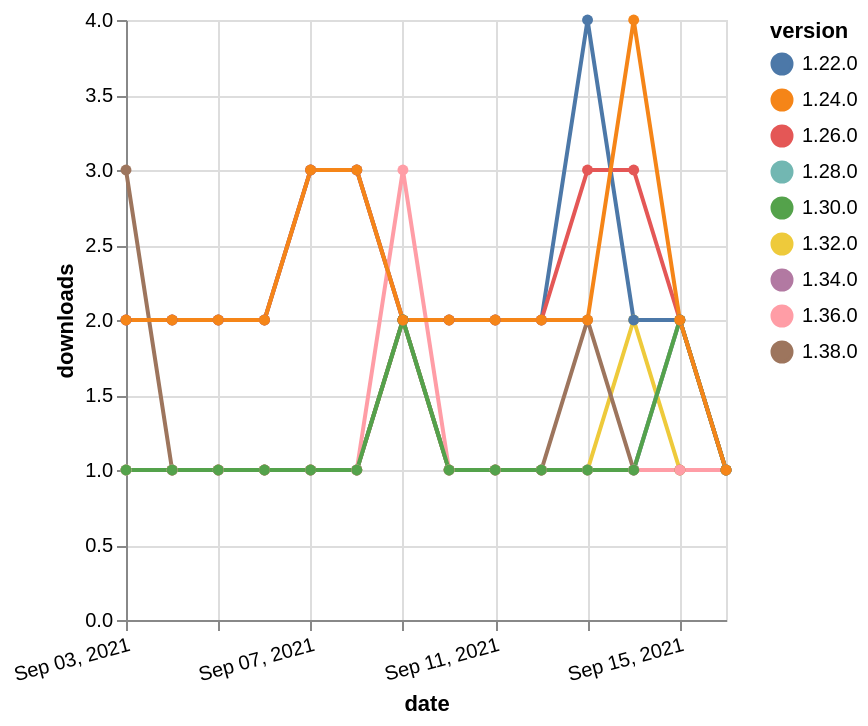

Express this chart as Vega-Lite.
### Vega-Lite specification from a JSON file in a GitHub repository (floating-point values rounded to 4 significant figures)
{"$schema": "https://vega.github.io/schema/vega-lite/v5.json", "description": "A simple bar chart with embedded data.", "data": {"values": [{"date": "2021-09-03", "total": 159, "delta": 1, "version": "1.34.0"}, {"date": "2021-09-04", "total": 160, "delta": 1, "version": "1.34.0"}, {"date": "2021-09-05", "total": 161, "delta": 1, "version": "1.34.0"}, {"date": "2021-09-06", "total": 162, "delta": 1, "version": "1.34.0"}, {"date": "2021-09-07", "total": 163, "delta": 1, "version": "1.34.0"}, {"date": "2021-09-08", "total": 164, "delta": 1, "version": "1.34.0"}, {"date": "2021-09-09", "total": 166, "delta": 2, "version": "1.34.0"}, {"date": "2021-09-10", "total": 167, "delta": 1, "version": "1.34.0"}, {"date": "2021-09-11", "total": 168, "delta": 1, "version": "1.34.0"}, {"date": "2021-09-12", "total": 169, "delta": 1, "version": "1.34.0"}, {"date": "2021-09-13", "total": 170, "delta": 1, "version": "1.34.0"}, {"date": "2021-09-14", "total": 171, "delta": 1, "version": "1.34.0"}, {"date": "2021-09-15", "total": 173, "delta": 2, "version": "1.34.0"}, {"date": "2021-09-16", "total": 174, "delta": 1, "version": "1.34.0"}, {"date": "2021-09-03", "total": 185, "delta": 1, "version": "1.32.0"}, {"date": "2021-09-04", "total": 186, "delta": 1, "version": "1.32.0"}, {"date": "2021-09-05", "total": 187, "delta": 1, "version": "1.32.0"}, {"date": "2021-09-06", "total": 188, "delta": 1, "version": "1.32.0"}, {"date": "2021-09-07", "total": 189, "delta": 1, "version": "1.32.0"}, {"date": "2021-09-08", "total": 190, "delta": 1, "version": "1.32.0"}, {"date": "2021-09-09", "total": 192, "delta": 2, "version": "1.32.0"}, {"date": "2021-09-10", "total": 193, "delta": 1, "version": "1.32.0"}, {"date": "2021-09-11", "total": 194, "delta": 1, "version": "1.32.0"}, {"date": "2021-09-12", "total": 195, "delta": 1, "version": "1.32.0"}, {"date": "2021-09-13", "total": 196, "delta": 1, "version": "1.32.0"}, {"date": "2021-09-14", "total": 198, "delta": 2, "version": "1.32.0"}, {"date": "2021-09-15", "total": 199, "delta": 1, "version": "1.32.0"}, {"date": "2021-09-16", "total": 200, "delta": 1, "version": "1.32.0"}, {"date": "2021-09-03", "total": 2694, "delta": 2, "version": "1.22.0"}, {"date": "2021-09-04", "total": 2696, "delta": 2, "version": "1.22.0"}, {"date": "2021-09-05", "total": 2698, "delta": 2, "version": "1.22.0"}, {"date": "2021-09-06", "total": 2700, "delta": 2, "version": "1.22.0"}, {"date": "2021-09-07", "total": 2703, "delta": 3, "version": "1.22.0"}, {"date": "2021-09-08", "total": 2706, "delta": 3, "version": "1.22.0"}, {"date": "2021-09-09", "total": 2708, "delta": 2, "version": "1.22.0"}, {"date": "2021-09-10", "total": 2710, "delta": 2, "version": "1.22.0"}, {"date": "2021-09-11", "total": 2712, "delta": 2, "version": "1.22.0"}, {"date": "2021-09-12", "total": 2714, "delta": 2, "version": "1.22.0"}, {"date": "2021-09-13", "total": 2718, "delta": 4, "version": "1.22.0"}, {"date": "2021-09-14", "total": 2720, "delta": 2, "version": "1.22.0"}, {"date": "2021-09-15", "total": 2722, "delta": 2, "version": "1.22.0"}, {"date": "2021-09-16", "total": 2723, "delta": 1, "version": "1.22.0"}, {"date": "2021-09-03", "total": 247, "delta": 1, "version": "1.28.0"}, {"date": "2021-09-04", "total": 248, "delta": 1, "version": "1.28.0"}, {"date": "2021-09-05", "total": 249, "delta": 1, "version": "1.28.0"}, {"date": "2021-09-06", "total": 250, "delta": 1, "version": "1.28.0"}, {"date": "2021-09-07", "total": 251, "delta": 1, "version": "1.28.0"}, {"date": "2021-09-08", "total": 252, "delta": 1, "version": "1.28.0"}, {"date": "2021-09-09", "total": 254, "delta": 2, "version": "1.28.0"}, {"date": "2021-09-10", "total": 255, "delta": 1, "version": "1.28.0"}, {"date": "2021-09-11", "total": 256, "delta": 1, "version": "1.28.0"}, {"date": "2021-09-12", "total": 257, "delta": 1, "version": "1.28.0"}, {"date": "2021-09-13", "total": 258, "delta": 1, "version": "1.28.0"}, {"date": "2021-09-14", "total": 259, "delta": 1, "version": "1.28.0"}, {"date": "2021-09-15", "total": 261, "delta": 2, "version": "1.28.0"}, {"date": "2021-09-16", "total": 262, "delta": 1, "version": "1.28.0"}, {"date": "2021-09-03", "total": 2337, "delta": 2, "version": "1.26.0"}, {"date": "2021-09-04", "total": 2339, "delta": 2, "version": "1.26.0"}, {"date": "2021-09-05", "total": 2341, "delta": 2, "version": "1.26.0"}, {"date": "2021-09-06", "total": 2343, "delta": 2, "version": "1.26.0"}, {"date": "2021-09-07", "total": 2346, "delta": 3, "version": "1.26.0"}, {"date": "2021-09-08", "total": 2349, "delta": 3, "version": "1.26.0"}, {"date": "2021-09-09", "total": 2351, "delta": 2, "version": "1.26.0"}, {"date": "2021-09-10", "total": 2353, "delta": 2, "version": "1.26.0"}, {"date": "2021-09-11", "total": 2355, "delta": 2, "version": "1.26.0"}, {"date": "2021-09-12", "total": 2357, "delta": 2, "version": "1.26.0"}, {"date": "2021-09-13", "total": 2360, "delta": 3, "version": "1.26.0"}, {"date": "2021-09-14", "total": 2363, "delta": 3, "version": "1.26.0"}, {"date": "2021-09-15", "total": 2365, "delta": 2, "version": "1.26.0"}, {"date": "2021-09-16", "total": 2366, "delta": 1, "version": "1.26.0"}, {"date": "2021-09-03", "total": 119, "delta": 3, "version": "1.38.0"}, {"date": "2021-09-04", "total": 120, "delta": 1, "version": "1.38.0"}, {"date": "2021-09-05", "total": 121, "delta": 1, "version": "1.38.0"}, {"date": "2021-09-06", "total": 122, "delta": 1, "version": "1.38.0"}, {"date": "2021-09-07", "total": 123, "delta": 1, "version": "1.38.0"}, {"date": "2021-09-08", "total": 124, "delta": 1, "version": "1.38.0"}, {"date": "2021-09-09", "total": 126, "delta": 2, "version": "1.38.0"}, {"date": "2021-09-10", "total": 127, "delta": 1, "version": "1.38.0"}, {"date": "2021-09-11", "total": 128, "delta": 1, "version": "1.38.0"}, {"date": "2021-09-12", "total": 129, "delta": 1, "version": "1.38.0"}, {"date": "2021-09-13", "total": 131, "delta": 2, "version": "1.38.0"}, {"date": "2021-09-14", "total": 132, "delta": 1, "version": "1.38.0"}, {"date": "2021-09-15", "total": 133, "delta": 1, "version": "1.38.0"}, {"date": "2021-09-16", "total": 134, "delta": 1, "version": "1.38.0"}, {"date": "2021-09-03", "total": 175, "delta": 1, "version": "1.36.0"}, {"date": "2021-09-04", "total": 176, "delta": 1, "version": "1.36.0"}, {"date": "2021-09-05", "total": 177, "delta": 1, "version": "1.36.0"}, {"date": "2021-09-06", "total": 178, "delta": 1, "version": "1.36.0"}, {"date": "2021-09-07", "total": 179, "delta": 1, "version": "1.36.0"}, {"date": "2021-09-08", "total": 180, "delta": 1, "version": "1.36.0"}, {"date": "2021-09-09", "total": 183, "delta": 3, "version": "1.36.0"}, {"date": "2021-09-10", "total": 184, "delta": 1, "version": "1.36.0"}, {"date": "2021-09-11", "total": 185, "delta": 1, "version": "1.36.0"}, {"date": "2021-09-12", "total": 186, "delta": 1, "version": "1.36.0"}, {"date": "2021-09-13", "total": 187, "delta": 1, "version": "1.36.0"}, {"date": "2021-09-14", "total": 188, "delta": 1, "version": "1.36.0"}, {"date": "2021-09-15", "total": 189, "delta": 1, "version": "1.36.0"}, {"date": "2021-09-16", "total": 190, "delta": 1, "version": "1.36.0"}, {"date": "2021-09-03", "total": 201, "delta": 1, "version": "1.30.0"}, {"date": "2021-09-04", "total": 202, "delta": 1, "version": "1.30.0"}, {"date": "2021-09-05", "total": 203, "delta": 1, "version": "1.30.0"}, {"date": "2021-09-06", "total": 204, "delta": 1, "version": "1.30.0"}, {"date": "2021-09-07", "total": 205, "delta": 1, "version": "1.30.0"}, {"date": "2021-09-08", "total": 206, "delta": 1, "version": "1.30.0"}, {"date": "2021-09-09", "total": 208, "delta": 2, "version": "1.30.0"}, {"date": "2021-09-10", "total": 209, "delta": 1, "version": "1.30.0"}, {"date": "2021-09-11", "total": 210, "delta": 1, "version": "1.30.0"}, {"date": "2021-09-12", "total": 211, "delta": 1, "version": "1.30.0"}, {"date": "2021-09-13", "total": 212, "delta": 1, "version": "1.30.0"}, {"date": "2021-09-14", "total": 213, "delta": 1, "version": "1.30.0"}, {"date": "2021-09-15", "total": 215, "delta": 2, "version": "1.30.0"}, {"date": "2021-09-16", "total": 216, "delta": 1, "version": "1.30.0"}, {"date": "2021-09-03", "total": 2698, "delta": 2, "version": "1.24.0"}, {"date": "2021-09-04", "total": 2700, "delta": 2, "version": "1.24.0"}, {"date": "2021-09-05", "total": 2702, "delta": 2, "version": "1.24.0"}, {"date": "2021-09-06", "total": 2704, "delta": 2, "version": "1.24.0"}, {"date": "2021-09-07", "total": 2707, "delta": 3, "version": "1.24.0"}, {"date": "2021-09-08", "total": 2710, "delta": 3, "version": "1.24.0"}, {"date": "2021-09-09", "total": 2712, "delta": 2, "version": "1.24.0"}, {"date": "2021-09-10", "total": 2714, "delta": 2, "version": "1.24.0"}, {"date": "2021-09-11", "total": 2716, "delta": 2, "version": "1.24.0"}, {"date": "2021-09-12", "total": 2718, "delta": 2, "version": "1.24.0"}, {"date": "2021-09-13", "total": 2720, "delta": 2, "version": "1.24.0"}, {"date": "2021-09-14", "total": 2724, "delta": 4, "version": "1.24.0"}, {"date": "2021-09-15", "total": 2726, "delta": 2, "version": "1.24.0"}, {"date": "2021-09-16", "total": 2727, "delta": 1, "version": "1.24.0"}]}, "width": "container", "mark": {"type": "line", "point": {"filled": true}}, "encoding": {"x": {"field": "date", "type": "temporal", "timeUnit": "yearmonthdate", "title": "date", "axis": {"labelAngle": -15}}, "y": {"field": "delta", "type": "quantitative", "title": "downloads"}, "color": {"field": "version", "type": "nominal"}, "tooltip": {"field": "delta"}}}
